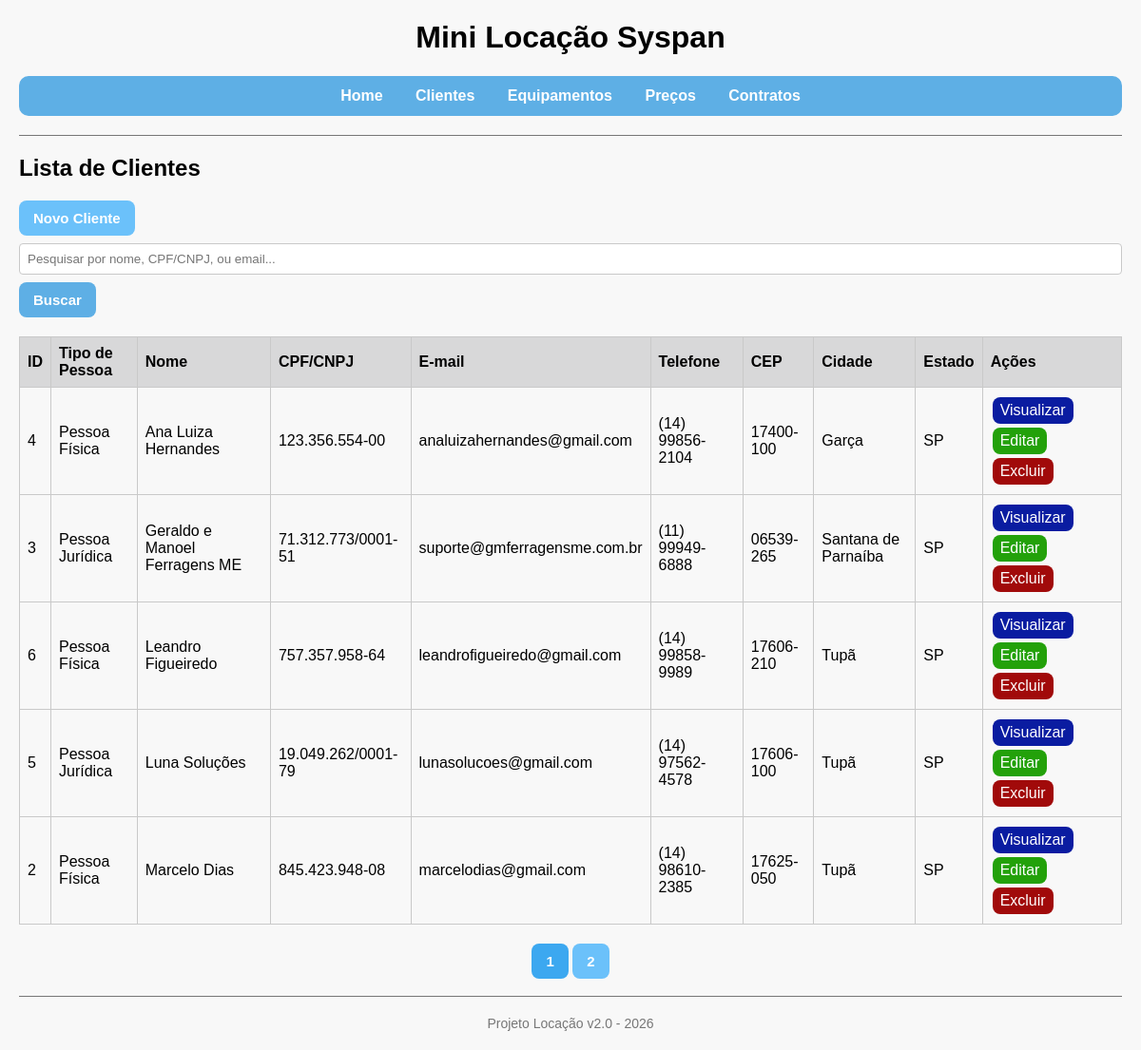
The page /projeto-locacao/clientes/listar.php on the database its author committed.
### tables this page shows
CREATE TABLE IF NOT EXISTS clientes (
 id INT AUTO_INCREMENT PRIMARY KEY,
 tipo_pessoa ENUM('F','J') NOT NULL DEFAULT 'F',
 nome VARCHAR(120) NOT NULL,
 cpf_cnpj VARCHAR(18) NOT NULL UNIQUE,
 email VARCHAR(120) NOT NULL,
 telefone VARCHAR(20) NULL,
 cep VARCHAR(9) NULL,
 endereco VARCHAR(150) NULL,
 numero VARCHAR(10) NULL,
 complemento VARCHAR(100) NULL,
 bairro VARCHAR(80) NULL,
 cidade VARCHAR(80) NULL,
 estado CHAR(2) NULL,
 observacao VARCHAR(255) NULL,
 created_at DATETIME NOT NULL DEFAULT CURRENT_TIMESTAMP,
 updated_at DATETIME NULL DEFAULT CURRENT_TIMESTAMP ON UPDATE CURRENT_TIMESTAMP
);

### projeto-locacao/helpers.php (called while the page is built, shortened)
<?php
    function e(string $value): string {
        return htmlspecialchars($value, ENT_QUOTES | ENT_SUBSTITUTE, 'UTF-8');
    }
    function mostrarValor(mixed $valor): string {
        return !empty($valor) ? e($valor) : '-';
    }
    function limparNumeros(string $valor): string {
        return preg_replace('/\D/', '', $valor) ?? '';
    }
    function formatarCpfCnpj(string $cpf_cnpj): string {
        $cpf_cnpj = limparNumeros($cpf_cnpj);
        if(strlen($cpf_cnpj) === 11){
            return preg_replace('/(\d{3})(\d{3})(\d{3})(\d{2})/', '$1.$2.$3-$4', $cpf_cnpj) ?? $cpf_cnpj;
        }
        if(strlen($cpf_cnpj) === 14){
            return preg_replace('/(\d{2})(\d{3})(\d{3})(\d{4})(\d{2})/', '$1.$2.$3/$4-$5', $cpf_cnpj) ?? $cpf_cnpj;
        }
        return $cpf_cnpj;
    }
    function formatarTelefone(string $telefone): string {
        $telefone = limparNumeros($telefone);
        if(strlen($telefone) === 11){
            return preg_replace('/(\d{2})(\d{5})(\d{4})/', '($1) $2-$3', $telefone) ?? $telefone;
        }
        return $telefone;
    }
    function formatarCep(?string $cep): string {
        $cep = limparNumeros($cep);
        if(strlen($cep) === 8){
            return preg_replace('/(\d{5})(\d{3})/', '$1-$2', $cep) ?? $cep;
        }
        return $cep;
    }
?>

### projeto-locacao/clientes/listar.php (the view)
<?php
    require_once '../conexao.php';
    require_once '../helpers.php';
    $pagina = max(1, (int)($_GET['pagina'] ?? 1));
    $registros_pagina  = 5;
    $offset = ($pagina - 1) * $registros_pagina;
    $busca  = trim($_GET['busca'] ?? '');
    $sql = 'SELECT id, tipo_pessoa, nome, cpf_cnpj, email, telefone, cep, cidade, estado FROM clientes
            WHERE nome LIKE :busca OR cpf_cnpj LIKE :busca OR email LIKE :busca
            ORDER BY nome ASC LIMIT :registros_pagina OFFSET :offset';
    $consulta = $pdo->prepare($sql);
    $consulta->bindValue(':busca', "%$busca%", PDO::PARAM_STR);
    $consulta->bindValue(':registros_pagina', $registros_pagina, PDO::PARAM_INT);
    $consulta->bindValue(':offset', $offset, PDO::PARAM_INT);
    $consulta->execute();
    $clientes = $consulta->fetchAll();
    $sql = 'SELECT COUNT(*) FROM clientes WHERE nome LIKE :busca OR cpf_cnpj LIKE :busca OR email LIKE :busca';
    $consulta = $pdo->prepare($sql);
    $consulta->execute([':busca' => "%$busca%"]);
    $total_clientes = $consulta->fetchColumn();
    $total_paginas = max(1, ceil($total_clientes / $registros_pagina));
    require_once '../layout/header.php';
?>
<h2>Lista de Clientes</h2>
<a class="links" href="novo.php">Novo Cliente</a>
<form method="GET">
    <input type="text" name="busca" placeholder="Pesquisar por nome, CPF/CNPJ, ou email..." value="<?= e($busca) ?>">
    <button type="submit">Buscar</button>
</form>
<?php if(!empty($clientes)): ?>
    <table>
        <tr>
            <th>ID</th>
            <th>Tipo de Pessoa</th>
            <th>Nome</th>
            <th>CPF/CNPJ</th>
            <th>E-mail</th>
            <th>Telefone</th>
            <th>CEP</th>
            <th>Cidade</th>
            <th>Estado</th>
            <th>Ações</th>
        </tr>
        <?php foreach($clientes as $row): ?>
            <tr>
                <td><?= (int)$row["id"] ?></td>
                <td><?= $row["tipo_pessoa"] == 'F' ? 'Pessoa Física' : 'Pessoa Jurídica' ?></td>
                <td><?= e($row["nome"]) ?></td>
                <td><?= e(formatarCpfCnpj($row["cpf_cnpj"])) ?></td>
                <td><?= e($row["email"]) ?></td>
                <td><?= e(formatarTelefone($row["telefone"])) ?></td>
                <td><?= mostrarValor(formatarCep($row["cep"])) ?></td>
                <td><?= mostrarValor($row["cidade"]) ?></td>
                <td><?= mostrarValor($row["estado"]) ?></td>
                <td>
                    <a class="botao-ver" href="ver.php?id=<?= (int)$row["id"] ?>">Visualizar</a>
                    <a class="botao-editar" href="editar.php?id=<?= (int)$row["id"] ?>">Editar</a>
                    <a class="botao-excluir" href="excluir.php?id=<?= (int)$row["id"] ?>">Excluir</a>
                </td>
            </tr>
        <?php endforeach; ?>
    </table>
    <div class="paginacao">
        <?php for($i=1; $i <= $total_paginas; $i++): ?>
            <a href="?pagina=<?= $i ?>&busca=<?= urlencode($busca) ?>" class="<?= $i == $pagina ? 'ativa' : '' ?>"><?= $i ?></a>
        <?php endfor; ?>
    </div>
<?php else: ?>
    <p>Nenhum cliente registrado.</p>
<?php endif; ?>
<?php require_once '../layout/footer.php'; ?>

### projeto-locacao/assets/css/style.css (style rules this page uses)
body { font-family: "Gill Sans Extrabold", Helvetica, sans-serif; background: #f8f8f8; margin: 20px; }
table { width: 100%; border-collapse: collapse; margin-top: 20px; overflow: hidden; border: 1px solid #c9c9c9; }
th, td { padding: 8px; text-align: left; border: 1px solid #c9c9c9; }
th { background: #d8d8d9; }
td a { padding: 5px 8px; border-radius: 8px; text-decoration: none; display: inline-block; margin: 2px; }
.botao-editar { background: #23a10a; color: white; }
.botao-excluir { background: #a10a0a; color: white; }
.botao-ver { background: #0a1ca1; color: white; }
.links { padding: 10px 15px; border-radius: 8px; text-decoration: none; background-color: #6bc1fa; color: white; font-size: 15px; font-weight: bold; display: inline-block; }
input, select, textarea { width: 100%; padding: 8px; margin: 8px 0; box-sizing: border-box; border: 1px solid #c9c9c9; border-radius: 4px; }
button { padding: 10px 15px; border: none; border-radius: 8px; background-color: #5eafe5; color: white; font-size: 15px; font-weight: bold; cursor: pointer; }
.paginacao { margin-top: 20px; text-align: center; }
.paginacao a { display: inline-flex; align-items: center; justify-content: center; padding: 10px 15px; border-radius: 8px; text-decoration: none; background-color: #6bc1fa; color: white; font-size: 15px; font-weight: bold; transition: 0.3s; }
.paginacao a.ativa { background-color: #3ca8f0; }

### rows shown on the page
clientes: id "4", tipo_pessoa "Pessoa Física", nome "Ana Luiza Hernandes", cpf_cnpj "123.356.554-00", email "analuizahernandes@gmail.com", telefone "(14) 99856-2104", cep "17400-100", cidade "Garça", estado "SP"
clientes: id "3", tipo_pessoa "Pessoa Jurídica", nome "Geraldo e Manoel Ferragens ME", cpf_cnpj "71.312.773/0001-51", email "suporte@gmferragensme.com.br", telefone "(11) 99949-6888", cep "06539-265", cidade "Santana de Parnaíba", estado "SP"
clientes: id "6", tipo_pessoa "Pessoa Física", nome "Leandro Figueiredo", cpf_cnpj "757.357.958-64", email "leandrofigueiredo@gmail.com", telefone "(14) 99858-9989", cep "17606-210", cidade "Tupã", estado "SP"
clientes: id "5", tipo_pessoa "Pessoa Jurídica", nome "Luna Soluções", cpf_cnpj "19.049.262/0001-79", email "lunasolucoes@gmail.com", telefone "(14) 97562-4578", cep "17606-100", cidade "Tupã", estado "SP"
clientes: id "2", tipo_pessoa "Pessoa Física", nome "Marcelo Dias", cpf_cnpj "845.423.948-08", email "marcelodias@gmail.com", telefone "(14) 98610-2385", cep "17625-050", cidade "Tupã", estado "SP"
